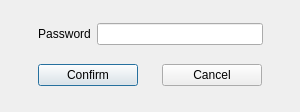
<?xml version="1.0" encoding="UTF-8"?>
<ui version="4.0">
 <class>PasswordDialog</class>
 <widget class="QDialog" name="PasswordDialog">
  <property name="geometry">
   <rect>
    <x>0</x>
    <y>0</y>
    <width>300</width>
    <height>112</height>
   </rect>
  </property>
  <property name="minimumSize">
   <size>
    <width>300</width>
    <height>110</height>
   </size>
  </property>
  <property name="font">
   <font>
    <pointsize>9</pointsize>
   </font>
  </property>
  <widget class="QWidget" name="verticalLayoutWidget">
   <property name="geometry">
    <rect>
     <x>20</x>
     <y>10</y>
     <width>261</width>
     <height>91</height>
    </rect>
   </property>
   <layout class="QVBoxLayout" name="verticalLayout">
    <item>
     <layout class="QHBoxLayout" name="passwordHorizontalLayout">
      <property name="leftMargin">
       <number>18</number>
      </property>
      <property name="rightMargin">
       <number>18</number>
      </property>
      <item>
       <widget class="QLabel" name="passwordLabel">
        <property name="text">
         <string>Password</string>
        </property>
        <property name="alignment">
         <set>Qt::AlignCenter</set>
        </property>
        <property name="wordWrap">
         <bool>true</bool>
        </property>
       </widget>
      </item>
      <item>
       <widget class="QLineEdit" name="passwordLineEdit"/>
      </item>
     </layout>
    </item>
    <item>
     <layout class="QHBoxLayout" name="buttonsHorizontalLayout">
      <property name="bottomMargin">
       <number>0</number>
      </property>
      <item>
       <widget class="QPushButton" name="okButton">
        <property name="maximumSize">
         <size>
          <width>100</width>
          <height>16777215</height>
         </size>
        </property>
        <property name="text">
         <string>Confirm</string>
        </property>
       </widget>
      </item>
      <item>
       <widget class="QPushButton" name="cancelButton">
        <property name="maximumSize">
         <size>
          <width>100</width>
          <height>16777215</height>
         </size>
        </property>
        <property name="text">
         <string>Cancel</string>
        </property>
       </widget>
      </item>
     </layout>
    </item>
   </layout>
  </widget>
 </widget>
 <resources/>
 <connections/>
</ui>
